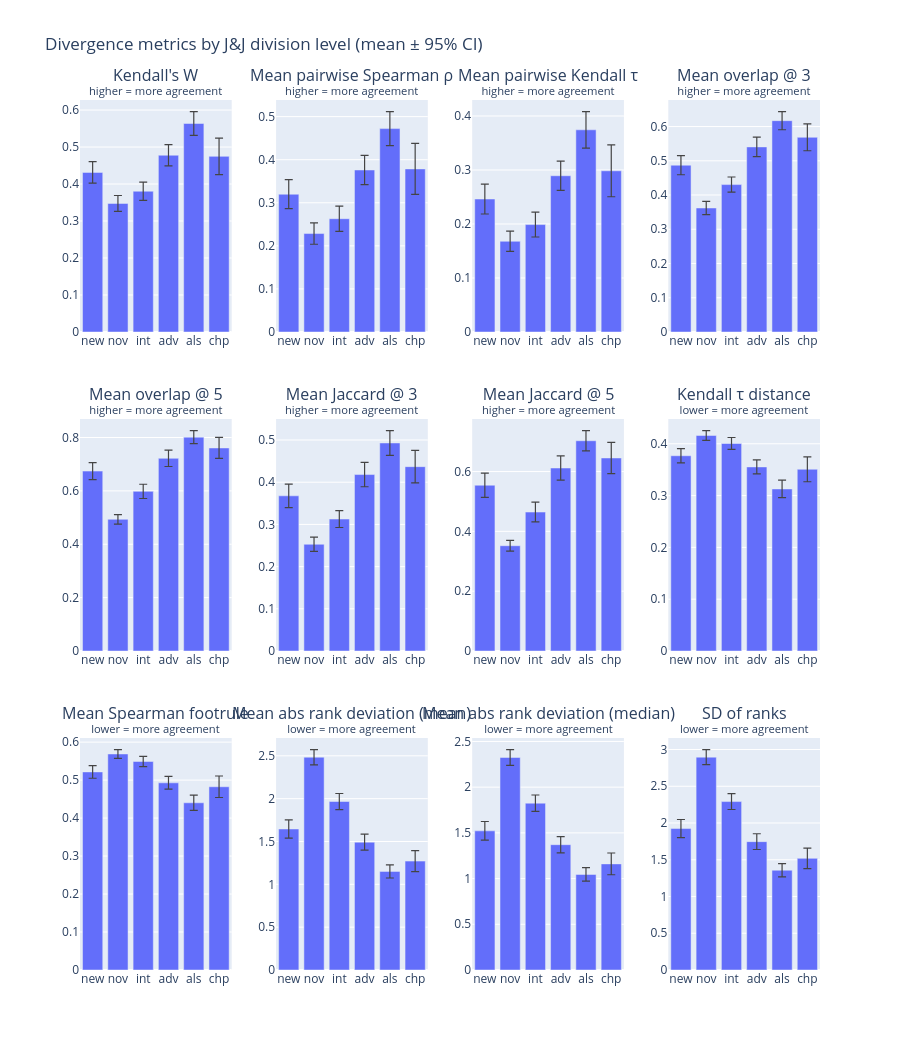

The notebook cell this image was saved under:
### Code cell
NCOLS = 4
NROWS = (len(METRICS) + NCOLS - 1) // NCOLS  # 3

subplot_titles = [f"{title}<br><sup>{note}</sup>" for _, title, note in METRICS]
subplot_titles += [""] * (NROWS * NCOLS - len(METRICS))

fig = make_subplots(
    rows=NROWS, cols=NCOLS,
    subplot_titles=subplot_titles,
    vertical_spacing=0.10,
    horizontal_spacing=0.06,
)

BAR_COLOR = "#636EFA"

for i, (col, title, note) in enumerate(METRICS):
    row, col_num = divmod(i, NCOLS)
    row, col_num = row + 1, col_num + 1

    fig.add_trace(
        go.Bar(
            x=agg_mean["level"],
            y=agg_mean[col],
            showlegend=False,
            marker_color=BAR_COLOR,
            error_y=dict(
                type="data",
                array=agg_ci[col],
                visible=True,
                thickness=1.2,
                color="#444",
            ),
        ),
        row=row, col=col_num,
    )

fig.update_layout(
    height=NROWS * 350,
    title="Divergence metrics by J&J division level (mean ± 95% CI)",
)
fig.show()

### Figure 1 — Plotly figure (JSON) as saved in the notebook; plotly's stock layout.template omitted (floating-point values rounded to 4 significant figures)
{"data": [{"error_y": {"array": [0.02904, 0.02148, 0.0248, 0.02856, 0.03214, 0.04947], "color": "#444", "thickness": 1.2, "type": "data", "visible": true}, "marker": {"color": "#636EFA"}, "showlegend": false, "type": "bar", "x": ["new", "nov", "int", "adv", "als", "chp"], "xaxis": "x", "y": [0.4315, 0.3476, 0.3806, 0.4779, 0.5637, 0.4749], "yaxis": "y"}, {"error_y": {"array": [0.03365, 0.0248, 0.02931, 0.03386, 0.03947, 0.05919], "color": "#444", "thickness": 1.2, "type": "data", "visible": true}, "marker": {"color": "#636EFA"}, "showlegend": false, "type": "bar", "x": ["new", "nov", "int", "adv", "als", "chp"], "xaxis": "x2", "y": [0.3199, 0.2285, 0.263, 0.3761, 0.4722, 0.3786], "yaxis": "y2"}, {"error_y": {"array": [0.02772, 0.01879, 0.02305, 0.0272, 0.03373, 0.04808], "color": "#444", "thickness": 1.2, "type": "data", "visible": true}, "marker": {"color": "#636EFA"}, "showlegend": false, "type": "bar", "x": ["new", "nov", "int", "adv", "als", "chp"], "xaxis": "x3", "y": [0.2463, 0.168, 0.199, 0.2894, 0.3745, 0.2985], "yaxis": "y3"}, {"error_y": {"array": [0.02792, 0.01944, 0.0221, 0.02837, 0.02649, 0.03923], "color": "#444", "thickness": 1.2, "type": "data", "visible": true}, "marker": {"color": "#636EFA"}, "showlegend": false, "type": "bar", "x": ["new", "nov", "int", "adv", "als", "chp"], "xaxis": "x4", "y": [0.4871, 0.3622, 0.4305, 0.5406, 0.6172, 0.5686], "yaxis": "y4"}, {"error_y": {"array": [0.03185, 0.01784, 0.02664, 0.03059, 0.0245, 0.03937], "color": "#444", "thickness": 1.2, "type": "data", "visible": true}, "marker": {"color": "#636EFA"}, "showlegend": false, "type": "bar", "x": ["new", "nov", "int", "adv", "als", "chp"], "xaxis": "x5", "y": [0.6741, 0.4935, 0.5982, 0.722, 0.8014, 0.7608], "yaxis": "y5"}, {"error_y": {"array": [0.0279, 0.01673, 0.02004, 0.02894, 0.02932, 0.0384], "color": "#444", "thickness": 1.2, "type": "data", "visible": true}, "marker": {"color": "#636EFA"}, "showlegend": false, "type": "bar", "x": ["new", "nov", "int", "adv", "als", "chp"], "xaxis": "x6", "y": [0.3678, 0.2529, 0.3127, 0.4182, 0.493, 0.4369], "yaxis": "y6"}, {"error_y": {"array": [0.04044, 0.0178, 0.03303, 0.04056, 0.03391, 0.05245], "color": "#444", "thickness": 1.2, "type": "data", "visible": true}, "marker": {"color": "#636EFA"}, "showlegend": false, "type": "bar", "x": ["new", "nov", "int", "adv", "als", "chp"], "xaxis": "x7", "y": [0.5543, 0.352, 0.4645, 0.6118, 0.703, 0.6453], "yaxis": "y7"}, {"error_y": {"array": [0.01386, 0.009393, 0.01152, 0.0136, 0.01687, 0.02404], "color": "#444", "thickness": 1.2, "type": "data", "visible": true}, "marker": {"color": "#636EFA"}, "showlegend": false, "type": "bar", "x": ["new", "nov", "int", "adv", "als", "chp"], "xaxis": "x8", "y": [0.3769, 0.416, 0.4005, 0.3553, 0.3128, 0.3507], "yaxis": "y8"}, {"error_y": {"array": [0.01669, 0.01151, 0.01349, 0.01676, 0.02012, 0.0283], "color": "#444", "thickness": 1.2, "type": "data", "visible": true}, "marker": {"color": "#636EFA"}, "showlegend": false, "type": "bar", "x": ["new", "nov", "int", "adv", "als", "chp"], "xaxis": "x9", "y": [0.5216, 0.5688, 0.5491, 0.4928, 0.4403, 0.4825], "yaxis": "y9"}, {"error_y": {"array": [0.1064, 0.08887, 0.09368, 0.09277, 0.07712, 0.122], "color": "#444", "thickness": 1.2, "type": "data", "visible": true}, "marker": {"color": "#636EFA"}, "showlegend": false, "type": "bar", "x": ["new", "nov", "int", "adv", "als", "chp"], "xaxis": "x10", "y": [1.646, 2.484, 1.967, 1.492, 1.151, 1.271], "yaxis": "y10"}, {"error_y": {"array": [0.1023, 0.08584, 0.08947, 0.08901, 0.07376, 0.1191], "color": "#444", "thickness": 1.2, "type": "data", "visible": true}, "marker": {"color": "#636EFA"}, "showlegend": false, "type": "bar", "x": ["new", "nov", "int", "adv", "als", "chp"], "xaxis": "x11", "y": [1.522, 2.325, 1.825, 1.371, 1.045, 1.161], "yaxis": "y11"}, {"error_y": {"array": [0.1233, 0.1026, 0.1081, 0.1073, 0.0896, 0.1387], "color": "#444", "thickness": 1.2, "type": "data", "visible": true}, "marker": {"color": "#636EFA"}, "showlegend": false, "type": "bar", "x": ["new", "nov", "int", "adv", "als", "chp"], "xaxis": "x12", "y": [1.925, 2.896, 2.292, 1.747, 1.358, 1.519], "yaxis": "y12"}], "layout": {"annotations": [{"font": {"size": 16}, "showarrow": false, "text": "Kendall's W<br><sup>higher = more agreement</sup>", "x": 0.1025, "xanchor": "center", "xref": "paper", "y": 1, "yanchor": "bottom", "yref": "paper"}, {"font": {"size": 16}, "showarrow": false, "text": "Mean pairwise Spearman ρ<br><sup>higher = more agreement</sup>", "x": 0.3675, "xanchor": "center", "xref": "paper", "y": 1, "yanchor": "bottom", "yref": "paper"}, {"font": {"size": 16}, "showarrow": false, "text": "Mean pairwise Kendall τ<br><sup>higher = more agreement</sup>", "x": 0.6325, "xanchor": "center", "xref": "paper", "y": 1, "yanchor": "bottom", "yref": "paper"}, {"font": {"size": 16}, "showarrow": false, "text": "Mean overlap @ 3<br><sup>higher = more agreement</sup>", "x": 0.8975, "xanchor": "center", "xref": "paper", "y": 1, "yanchor": "bottom", "yref": "paper"}, {"font": {"size": 16}, "showarrow": false, "text": "Mean overlap @ 5<br><sup>higher = more agreement</sup>", "x": 0.1025, "xanchor": "center", "xref": "paper", "y": 0.6333, "yanchor": "bottom", "yref": "paper"}, {"font": {"size": 16}, "showarrow": false, "text": "Mean Jaccard @ 3<br><sup>higher = more agreement</sup>", "x": 0.3675, "xanchor": "center", "xref": "paper", "y": 0.6333, "yanchor": "bottom", "yref": "paper"}, {"font": {"size": 16}, "showarrow": false, "text": "Mean Jaccard @ 5<br><sup>higher = more agreement</sup>", "x": 0.6325, "xanchor": "center", "xref": "paper", "y": 0.6333, "yanchor": "bottom", "yref": "paper"}, {"font": {"size": 16}, "showarrow": false, "text": "Kendall τ distance<br><sup>lower = more agreement</sup>", "x": 0.8975, "xanchor": "center", "xref": "paper", "y": 0.6333, "yanchor": "bottom", "yref": "paper"}, {"font": {"size": 16}, "showarrow": false, "text": "Mean Spearman footrule<br><sup>lower = more agreement</sup>", "x": 0.1025, "xanchor": "center", "xref": "paper", "y": 0.2667, "yanchor": "bottom", "yref": "paper"}, {"font": {"size": 16}, "showarrow": false, "text": "Mean abs rank deviation (mean)<br><sup>lower = more agreement</sup>", "x": 0.3675, "xanchor": "center", "xref": "paper", "y": 0.2667, "yanchor": "bottom", "yref": "paper"}, {"font": {"size": 16}, "showarrow": false, "text": "Mean abs rank deviation (median)<br><sup>lower = more agreement</sup>", "x": 0.6325, "xanchor": "center", "xref": "paper", "y": 0.2667, "yanchor": "bottom", "yref": "paper"}, {"font": {"size": 16}, "showarrow": false, "text": "SD of ranks<br><sup>lower = more agreement</sup>", "x": 0.8975, "xanchor": "center", "xref": "paper", "y": 0.2667, "yanchor": "bottom", "yref": "paper"}], "height": 1050, "title": {"text": "Divergence metrics by J&J division level (mean ± 95% CI)"}, "xaxis": {"anchor": "y", "domain": [0, 0.205]}, "xaxis10": {"anchor": "y10", "domain": [0.265, 0.47]}, "xaxis11": {"anchor": "y11", "domain": [0.53, 0.735]}, "xaxis12": {"anchor": "y12", "domain": [0.795, 1]}, "xaxis2": {"anchor": "y2", "domain": [0.265, 0.47]}, "xaxis3": {"anchor": "y3", "domain": [0.53, 0.735]}, "xaxis4": {"anchor": "y4", "domain": [0.795, 1]}, "xaxis5": {"anchor": "y5", "domain": [0, 0.205]}, "xaxis6": {"anchor": "y6", "domain": [0.265, 0.47]}, "xaxis7": {"anchor": "y7", "domain": [0.53, 0.735]}, "xaxis8": {"anchor": "y8", "domain": [0.795, 1]}, "xaxis9": {"anchor": "y9", "domain": [0, 0.205]}, "yaxis": {"anchor": "x", "domain": [0.7333, 1]}, "yaxis10": {"anchor": "x10", "domain": [0, 0.2667]}, "yaxis11": {"anchor": "x11", "domain": [0, 0.2667]}, "yaxis12": {"anchor": "x12", "domain": [0, 0.2667]}, "yaxis2": {"anchor": "x2", "domain": [0.7333, 1]}, "yaxis3": {"anchor": "x3", "domain": [0.7333, 1]}, "yaxis4": {"anchor": "x4", "domain": [0.7333, 1]}, "yaxis5": {"anchor": "x5", "domain": [0.3667, 0.6333]}, "yaxis6": {"anchor": "x6", "domain": [0.3667, 0.6333]}, "yaxis7": {"anchor": "x7", "domain": [0.3667, 0.6333]}, "yaxis8": {"anchor": "x8", "domain": [0.3667, 0.6333]}, "yaxis9": {"anchor": "x9", "domain": [0, 0.2667]}}}
